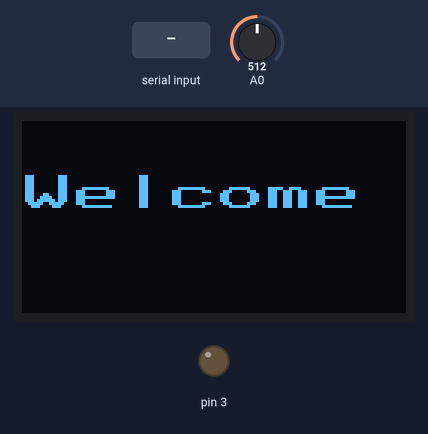
Simulated run of this sketch. Board: Arduino Uno, built with avr-gcc and run on an emulated ATmega328P. Shown: 128×64 one-colour display, output pins drawn as LEDs (lit = HIGH). Inputs (shaded band) come from the test bench; at power-on: A0 = 512. What the sketch prints to the serial monitor is not drawn.

Above: at 0.2 s.
At 1.3 s:
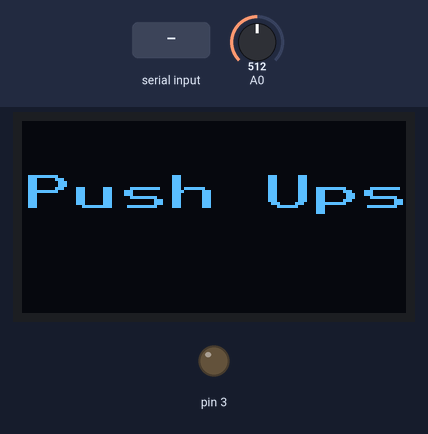
At 3.5 s:
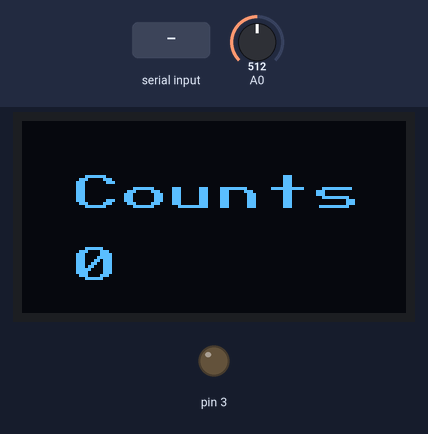
3.6 s: "1" received over Serial
Timing chart, 0 to 6.6 s (numbered marks = the images above; inputs shaded):
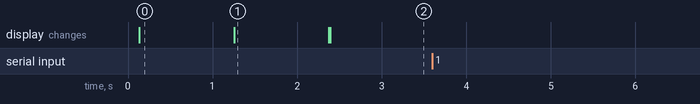

The sketch:

Gym-Bot.ino
```cpp
#include <Arduino.h>
#include <U8x8lib.h>

#define af 0.1

float raw = 0;
boolean edge = true;
U8X8_SSD1306_128X64_NONAME_SW_I2C u8x8( SCL,  SDA,  U8X8_PIN_NONE);

void setup() {
  pinMode(A0, INPUT_PULLUP);
  pinMode(3, OUTPUT);
  Serial.begin(115200);
  u8x8.begin();

  u8x8.setFont(u8x8_font_px437wyse700b_2x2_r);
  u8x8.drawString(0, 2, "Welcome");
  delay(1000);
  u8x8.drawString(0, 2, "Push Ups");
  delay(1000);

  u8x8.drawString(0, 2, " Counts ");

}
int ct = 0;
char buf[7];
void loop()
{

  raw = af * raw + (1 - af) * analogRead(A0);


  if (raw < 810)
  {
    if (edge)
    {
      ct++;
      edge = false;
      u8x8.drawString(2, 5, itoa(ct-1,buf,10));
    }
  }

  else if (raw >= 815)
    edge = true;

if(Serial.available()>0)
{
  byte x=Serial.read();
  Serial.println(ct-1);
}
}
```

Measured:
- after the input at 3.6 s, every drawn part: stays the same
- what the display in image 0 shows lasts 1.2 s, from 0.1 s to 1.3 s
